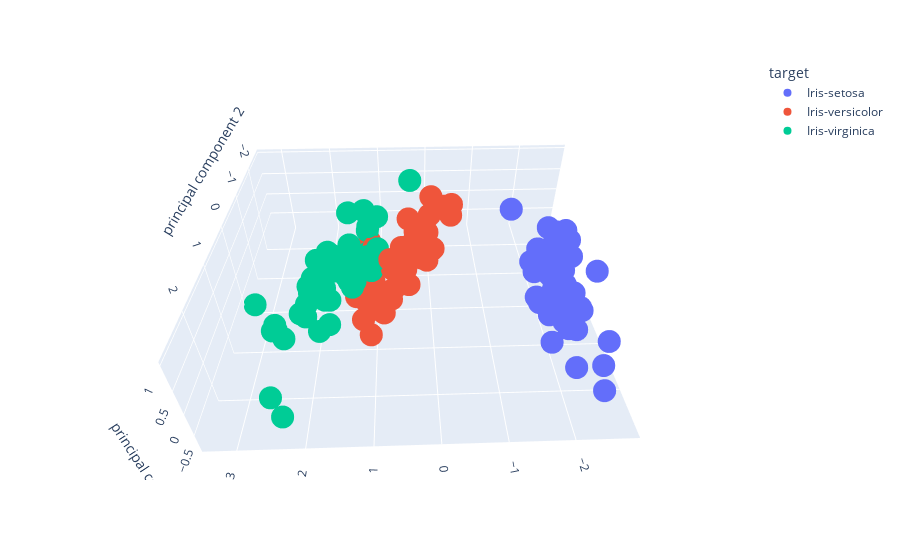

Notebook code cell kept with this figure:
### Code cell
import plotly.express as px

fig = px.scatter_3d(finalDf, x='principal component 1', y='principal component 2', z='principal component 3',
              color='target')
fig.show()
